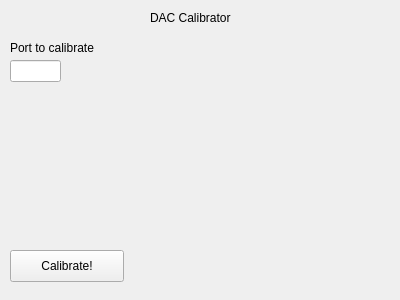
<?xml version="1.0" encoding="UTF-8"?>
<ui version="4.0">
 <class>daccalib</class>
 <widget class="QWidget" name="daccalib">
  <property name="geometry">
   <rect>
    <x>0</x>
    <y>0</y>
    <width>400</width>
    <height>300</height>
   </rect>
  </property>
  <property name="windowTitle">
   <string>daccalib</string>
  </property>
  <widget class="QLineEdit" name="port">
   <property name="geometry">
    <rect>
     <x>10</x>
     <y>60</y>
     <width>51</width>
     <height>22</height>
    </rect>
   </property>
  </widget>
  <widget class="QLabel" name="title">
   <property name="geometry">
    <rect>
     <x>150</x>
     <y>10</y>
     <width>101</width>
     <height>16</height>
    </rect>
   </property>
   <property name="text">
    <string>DAC Calibrator</string>
   </property>
  </widget>
  <widget class="QPushButton" name="start">
   <property name="geometry">
    <rect>
     <x>10</x>
     <y>250</y>
     <width>114</width>
     <height>32</height>
    </rect>
   </property>
   <property name="text">
    <string>Calibrate!</string>
   </property>
   <property name="checkable">
    <bool>false</bool>
   </property>
   <property name="default">
    <bool>false</bool>
   </property>
   <property name="flat">
    <bool>false</bool>
   </property>
  </widget>
  <widget class="QLabel" name="label">
   <property name="geometry">
    <rect>
     <x>10</x>
     <y>40</y>
     <width>111</width>
     <height>16</height>
    </rect>
   </property>
   <property name="text">
    <string>Port to calibrate</string>
   </property>
  </widget>
  <widget class="QLabel" name="results">
   <property name="geometry">
    <rect>
     <x>230</x>
     <y>40</y>
     <width>62</width>
     <height>16</height>
    </rect>
   </property>
   <property name="text">
    <string/>
   </property>
  </widget>
  <widget class="QLabel" name="slope">
   <property name="geometry">
    <rect>
     <x>230</x>
     <y>70</y>
     <width>161</width>
     <height>16</height>
    </rect>
   </property>
   <property name="text">
    <string/>
   </property>
  </widget>
  <widget class="QLabel" name="y_int">
   <property name="geometry">
    <rect>
     <x>230</x>
     <y>110</y>
     <width>161</width>
     <height>16</height>
    </rect>
   </property>
   <property name="text">
    <string/>
   </property>
  </widget>
  <widget class="QLabel" name="order2">
   <property name="geometry">
    <rect>
     <x>230</x>
     <y>150</y>
     <width>161</width>
     <height>16</height>
    </rect>
   </property>
   <property name="text">
    <string/>
   </property>
  </widget>
 </widget>
 <layoutdefault spacing="6" margin="11"/>
 <resources/>
 <connections/>
</ui>
